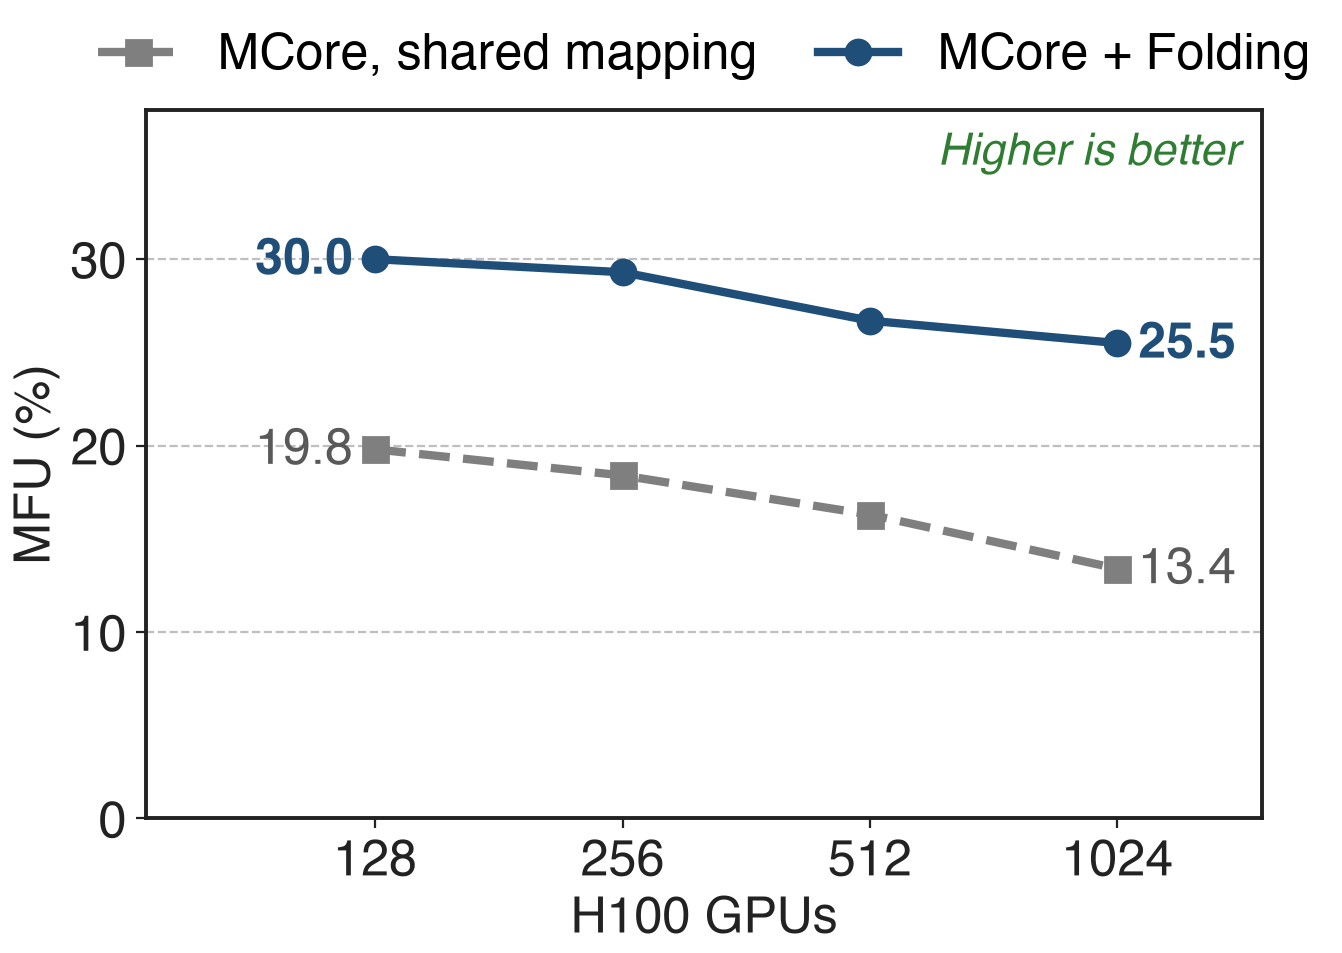

This figure's Python source:
"""Strong scaling, fine-grained Mixtral-8x22B-G8T8 (64 experts, top-8), GBS 1024, BF16, H100.

Source: arXiv 2504.14960, Table 4 (p.18-19). The PDF prints "18,4%" for MCore at 256 GPUs (read as 18.4).
"""
import sys, pathlib
sys.path.insert(0, str(pathlib.Path(__file__).resolve().parents[3] / "scripts"))
import slidechart as sc

gpus = [128, 256, 512, 1024]
mcore = [19.8, 18.4, 16.3, 13.4]
fold = [30.0, 29.3, 26.7, 25.5]

sc.setup()
fig, ax = sc.figure("right")
ax.plot(gpus, mcore, marker="s", color=sc.GRAYS[2], label="MCore, shared mapping", linestyle="--")
ax.plot(gpus, fold, marker="o", color=sc.ACCENT, label="MCore + Folding")
ax.set_xscale("log", base=2)
ax.set_xticks(gpus)
ax.set_xticklabels([str(g) for g in gpus])
ax.set_xlabel("H100 GPUs")
ax.set_ylabel("MFU (%)")
ax.set_ylim(0, 38)
ax.text(1024 * 1.06, 25.5, "25.5", va="center", ha="left", fontsize=18, color=sc.ACCENT, fontweight="bold")
ax.text(1024 * 1.06, 13.4, "13.4", va="center", ha="left", fontsize=18, color=sc.GRAYS[3])
ax.text(128 * 0.94, 30.0, "30.0", va="center", ha="right", fontsize=18, color=sc.ACCENT, fontweight="bold")
ax.text(128 * 0.94, 19.8, "19.8", va="center", ha="right", fontsize=18, color=sc.GRAYS[3])
ax.set_xlim(128 / 1.9, 1024 * 1.5)
sc.top_legend(ax, ncol=2)
sc.better(ax, "Higher is better", where="upper right")
sc.save(fig, __file__)
